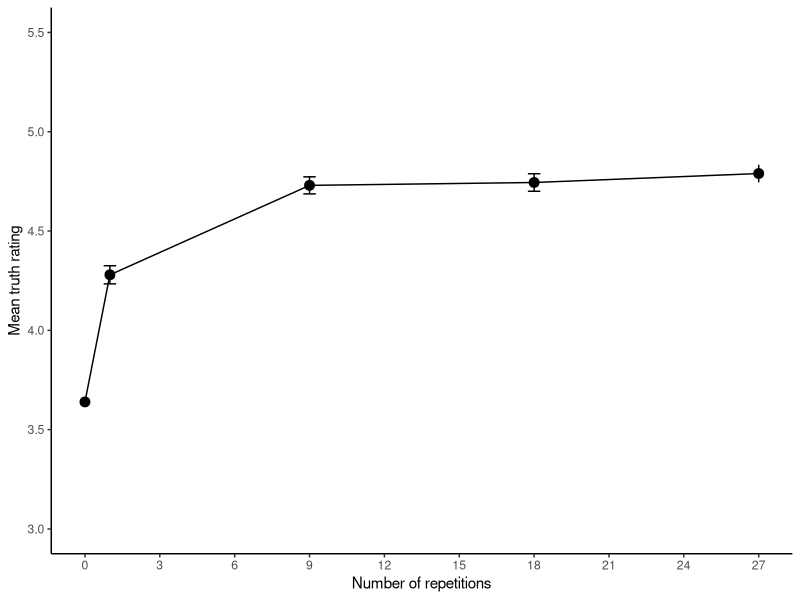

The R source for this figure:
## ---- chunk 1
library(tidyverse)
library(afex)
library(emmeans)
library(kableExtra)
library(knitr)
library(dplyr)
library(stringr)

theme_set(theme_bw(base_size = 15) + theme(legend.position = "bottom"))
afex::afex_options(type = 3)
## ---- chunk 2
# -----------------------------
# Load + prepare data
# -----------------------------
truth_ratings <- read_csv("final_successful.csv") %>%
  mutate(
    participant_id     = factor(participant_id),
    repetition_numeric = as.numeric(repetition_times),
    repetition_factor  = factor(repetition_times, levels = c(0, 1, 9, 18, 27)),
    truth_score        = as.numeric(truth_score)
  )

rep_levels <- c("0", "1", "9", "18", "27")

# -----------------------------
# Helper: within-subject d (paper footnote)
# d = |m1 - m2| / sqrt(s1^2 + s2^2 - 2*r*s1*s2)
# -----------------------------
d_within_r <- function(x, y) {
  ok <- complete.cases(x, y)
  x <- x[ok]; y <- y[ok]
  m1 <- mean(x); m2 <- mean(y)
  s1 <- sd(x);   s2 <- sd(y)
  r  <- cor(x, y)
  denom <- sqrt(s1^2 + s2^2 - 2 * r * s1 * s2)
  abs(m1 - m2) / denom
}

# -----------------------------
# 1) Demographics: age summary
# -----------------------------
gender_summary <- truth_ratings %>% 
  distinct(participant_id, gender) %>%
  count(gender)

gender_summary


age_summary <- truth_ratings %>%
  distinct(participant_id, age) %>%
  summarise(
    n = n(),
    mean_age = mean(age, na.rm = TRUE),
    sd_age   = sd(age, na.rm = TRUE),
    min_age  = min(age, na.rm = TRUE),
    max_age  = max(age, na.rm = TRUE)
  )

age_summary

# -----------------------------
# 2) Remove users with failed attention checks
# -----------------------------

truth_ratings <- truth_ratings %>%
  filter(!participant_id %in% (
    truth_ratings %>%
      filter(statement_id == "101" & truth_score != 2) %>%
      pull(participant_id)
  ))

# -----------------------------
# 3) Matched-pairs t-test: repeated (collapsed across >0) vs new (0)
# -----------------------------
by_participant_cond <- truth_ratings %>%
  group_by(participant_id, repetition_numeric) %>%
  summarise(mean_truth = mean(truth_score, na.rm = TRUE), .groups = "drop")

by_participant_repeated_vs_new <- by_participant_cond %>%
  mutate(item_type = if_else(repetition_numeric == 0, "new", "repeated")) %>%
  group_by(participant_id, item_type) %>%
  summarise(mean_truth = mean(mean_truth, na.rm = TRUE), .groups = "drop") %>%
  pivot_wider(names_from = item_type, values_from = mean_truth)

tt_repeated_vs_new <- t.test(
  by_participant_repeated_vs_new$repeated,
  by_participant_repeated_vs_new$new,
  paired = TRUE
)

tt_repeated_vs_new

d_repeated_vs_new <- d_within_r(
  by_participant_repeated_vs_new$repeated,
  by_participant_repeated_vs_new$new
)

d_repeated_vs_new

msd_repeated_new <- by_participant_repeated_vs_new %>%
  summarise(
    M_repeated  = mean(repeated, na.rm = TRUE),
    SD_repeated = sd(repeated, na.rm = TRUE),
    M_new       = mean(new, na.rm = TRUE),
    SD_new      = sd(new, na.rm = TRUE)
  )

msd_repeated_new

# -----------------------------
# 4) Per-participant correlations: linear vs log (reps + 1 for both)
# -----------------------------
wide_means <- by_participant_cond %>%
  mutate(rep_chr = as.character(repetition_numeric)) %>%
  select(participant_id, rep_chr, mean_truth) %>%
  pivot_wider(names_from = rep_chr, values_from = mean_truth)

stopifnot(all(rep_levels %in% names(wide_means)))

rep_num <- as.numeric(rep_levels) + 1
rep_log <- log(rep_num)

corrs <- wide_means %>%
  rowwise() %>%
  mutate(
    r_linear = {
      y <- c_across(all_of(rep_levels))
      if (anyNA(y)) NA_real_ else cor(y, rep_num)
    },
    r_log = {
      y <- c_across(all_of(rep_levels))
      if (anyNA(y)) NA_real_ else cor(y, rep_log)
    }
  ) %>%
  ungroup()

corr_summary <- corrs %>%
  summarise(
    mean_r_linear = mean(r_linear, na.rm = TRUE),
    sd_r_linear   = sd(r_linear, na.rm = TRUE),
    min_r_linear  = min(r_linear, na.rm = TRUE),
    max_r_linear  = max(r_linear, na.rm = TRUE),
    prop_pos_linear = mean(r_linear > 0, na.rm = TRUE),

    mean_r_log = mean(r_log, na.rm = TRUE),
    sd_r_log   = sd(r_log, na.rm = TRUE),
    min_r_log  = min(r_log, na.rm = TRUE),
    max_r_log  = max(r_log, na.rm = TRUE),
    prop_pos_log = mean(r_log > 0, na.rm = TRUE)
  )

as.data.frame(corr_summary)

# Number of participants with r_linear > 0
n_linear_pos <- sum(corrs$r_linear > 0, na.rm = TRUE)

# Total valid participants (non-missing r_linear)
n_total <- sum(!is.na(corrs$r_linear))

# Proportion (often reported in papers)
prop_linear_pos <- n_linear_pos / n_total

n_linear_pos
n_total
prop_linear_pos


tt_corr <- t.test(abs(corrs$r_log), abs(corrs$r_linear), paired = TRUE)
tt_corr

diff_r <- abs(corrs$r_log) - abs(corrs$r_linear)
d_dz_corr <- mean(diff_r, na.rm = TRUE) / sd(diff_r, na.rm = TRUE)
d_dz_corr

##
# graph
##

# Compute means + CI using numeric repetitions
means_plot <- truth_ratings %>%
  group_by(repetition_numeric) %>%
  summarise(
    mean_truth = mean(truth_score, na.rm = TRUE),
    se = sd(truth_score, na.rm = TRUE) / sqrt(n()),
    ci95 = qt(0.975, df = n() - 1) * se,
    .groups = "drop"
  )

# Plot with numeric scale + regular ticks
ggplot(means_plot, aes(x = repetition_numeric, y = mean_truth)) +
  geom_point(size = 3) +
  geom_line() +
  geom_errorbar(aes(ymin = mean_truth - ci95,
                    ymax = mean_truth + ci95),
                width = 0.5) +
  scale_x_continuous(
    breaks = seq(0, 27, by = 3),
    limits = c(0, 27)
  ) +
  coord_cartesian(ylim = c(3, 5.5)) +
  labs(
    x = "Number of repetitions",
    y = "Mean truth rating"
  ) +
  theme_classic()




# -----------------------------
# 5) RM ANOVA + Bonferroni pairwise comparisons
# -----------------------------
aov_rm <- aov_car(
  truth_score ~ repetition_factor + Error(participant_id / repetition_factor),
  data = truth_ratings,
  factorize = FALSE
)

aov_rm

emm_rep <- emmeans(aov_rm, ~ repetition_factor)

pairs_bonf <- pairs(emm_rep, adjust = "bonferroni") %>%
  summary(infer = TRUE) %>%
  as.data.frame()

pairs_bonf

pairs_table <- as.data.frame(pairs_bonf) %>%
  filter(contrast %in% c(
    "X0 - X1",
    "X1 - X9",
    "X9 - X18",
    "X18 - X27"
  )) %>%
  mutate(
    contrast = str_replace(contrast, " - ", " vs "),
    contrast = str_replace_all(contrast, "X", ""),
    estimate = round(abs(estimate), 2),
    sig = p.value < 0.05,
    estimate = ifelse(sig,
                      paste0("**", estimate, "*", "**"),
                      as.character(estimate))
  ) %>%
  select(`Repetition Comparisons` = contrast,
         `Mean Difference` = estimate)

kable(
  pairs_table,
  caption = "Mean differences in truth ratings across repetition conditions",
  escape = FALSE
)

# Build numeric p-value lookup for (a,b) keys like "0||1"
pairs_bonf2 <- pairs_bonf %>%
  tidyr::extract(
    contrast,
    into = c("a_raw", "b_raw"),
    regex = "^\\s*(.*?)\\s*-\\s*(.*?)\\s*$",
    remove = FALSE
  ) %>%
  mutate(
    a = stringr::str_extract(a_raw, "\\d+"),
    b = stringr::str_extract(b_raw, "\\d+"),
    key = paste(a, b, sep = "||"),
    p_num = as.numeric(p.value)
  )

p_lookup <- setNames(pairs_bonf2$p_num, pairs_bonf2$key)

get_p_bonf <- function(a, b, lookup) {
  key1 <- paste(a, b, sep = "||")
  key2 <- paste(b, a, sep = "||")

  p1 <- lookup[key1]
  if (length(p1) == 1 && !is.na(p1)) return(unname(p1))

  p2 <- lookup[key2]
  if (length(p2) == 1 && !is.na(p2)) return(unname(p2))

  NA_real_
}

# -----------------------------
# 6) Table 2-style output (M/SD header + triangular d matrix)
# -----------------------------
desc_by_cond <- truth_ratings %>%
  group_by(repetition_factor) %>%
  summarise(
    M = mean(truth_score, na.rm = TRUE),
    SD = sd(truth_score, na.rm = TRUE),
    .groups = "drop"
  ) %>%
  mutate(repetition_factor = as.character(repetition_factor))

msd_header <- desc_by_cond %>%
  mutate(msd = sprintf("\\makecell{M = %.2f \\\\ SD = %.2f}", M, SD)) %>%
  select(repetition_factor, msd) %>%
  pivot_wider(names_from = repetition_factor, values_from = msd) %>%
  as.data.frame()

cell_matrix <- matrix("",
  nrow = length(rep_levels),
  ncol = length(rep_levels),
  dimnames = list(rep_levels, rep_levels)
)

for (i in seq_along(rep_levels)) {
  for (j in seq_along(rep_levels)) {
    if (i == j) {
      cell_matrix[i, j] <- "–"
    } else if (i < j) {
      a <- rep_levels[i]
      b <- rep_levels[j]

      d_val <- d_within_r(wide_means[[a]], wide_means[[b]])
      p_val <- get_p_bonf(a, b, p_lookup)
      is_sig <- !is.na(p_val) && p_val < 0.05

      cell_txt <- sprintf("d = %.2f%s", d_val, if (is_sig) "*" else "")
      if (is_sig) cell_txt <- paste0("\\textbf{", cell_txt, "}")

      cell_matrix[i, j] <- cell_txt
    }
  }
}

d_table_formatted <- as.data.frame(cell_matrix)

final_table <- bind_rows(
  tibble(` ` = "Ms and SDs of truth ratings") %>% bind_cols(msd_header),
  tibble(` ` = rownames(d_table_formatted)) %>% bind_cols(d_table_formatted)
) %>%
  mutate(across(everything(), as.character))

knitr::kable(final_table, format = "latex", booktabs = TRUE,
             escape = FALSE, align = "lccccc") %>%
  kableExtra::kable_styling(latex_options = c("hold_position")) %>%
  kableExtra::add_header_above(c(" " = 1, "Number of Session 1 repetitions" = 5))
